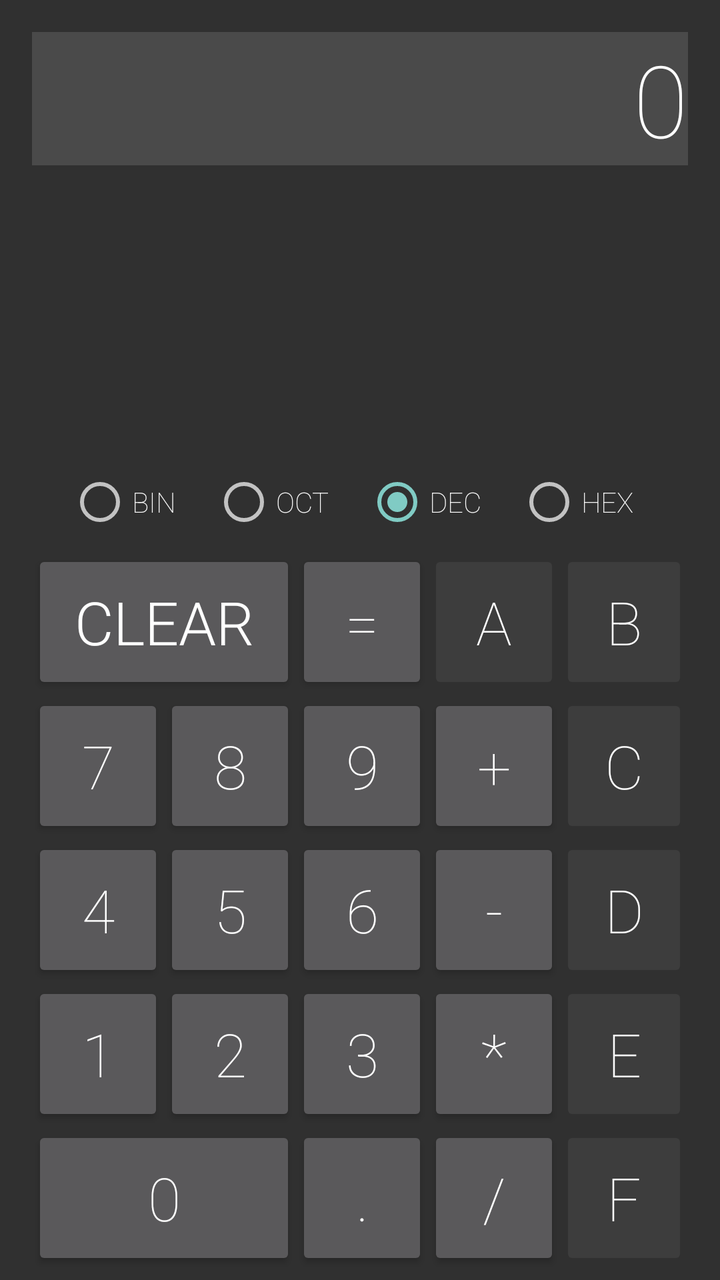
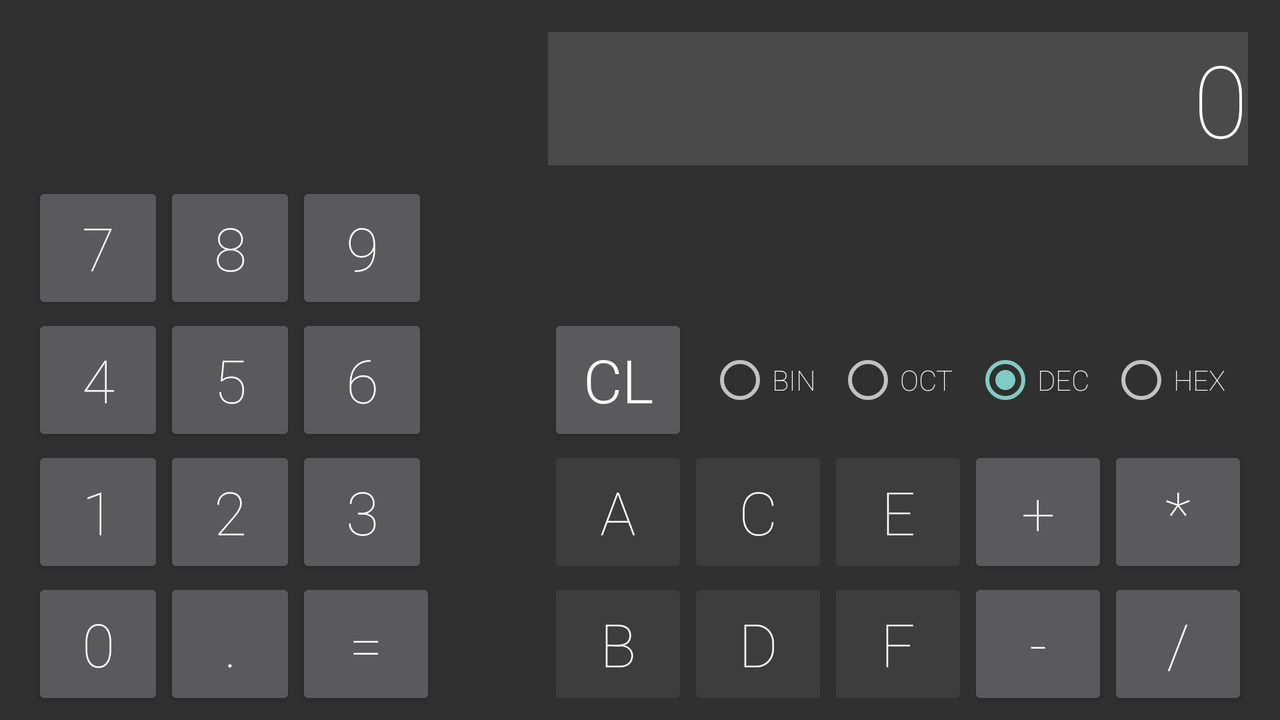

Two renders of one Android screen. The first uses the default layout on a phone; the second uses the alternative layout the repository ships for a different screen configuration, on a matching device. The two XML files are below.
<!-- AndroidManifest.xml: application theme AppTheme -->
<!-- res/layout/activity_numerical.xml -->
<RelativeLayout xmlns:android="http://schemas.android.com/apk/res/android"
    xmlns:tools="http://schemas.android.com/tools"
    android:layout_width="match_parent"
    android:layout_height="match_parent"
    android:paddingLeft="@dimen/activity_horizontal_margin"
    android:paddingRight="@dimen/activity_horizontal_margin"
    android:paddingTop="@dimen/activity_vertical_margin"
    android:paddingBottom="5dp"
    tools:context=".Numerical"
    android:clickable="true">

    <TextView
        android:layout_width="match_parent"
        android:layout_height="wrap_content"
        android:textAppearance="?android:attr/textAppearanceLarge"
        android:text="0"
        android:id="@+id/textView"
        android:layout_alignParentTop="true"
        android:layout_alignParentEnd="true"
        android:layout_alignParentStart="true"
        android:gravity="right"
        android:background="#ff4a4a4a"
        android:textSize="@dimen/text_height"
        android:editable="true"
        android:enabled="true"
        android:singleLine="true"
        android:fontFamily="sans-serif-thin"
        android:autoText="false"
        android:capitalize="none" />

    <Button
        android:layout_width="132dp"
        android:layout_height="72dp"
        android:text="0"
        android:id="@+id/button0"
        android:layout_alignParentBottom="true"
        android:layout_alignParentStart="true"
        android:textSize="@dimen/button_text_size"
        android:onClick="onClick"
        android:fontFamily="sans-serif-thin" />

    <Button
        android:layout_width="@dimen/button_width_small"
        android:layout_height="72dp"
        android:text="1"
        android:id="@+id/button1"
        android:layout_above="@+id/button0"
        android:layout_alignParentStart="true"
        android:textSize="@dimen/button_text_size"
        android:onClick="onClick"
        android:enabled="true"
        android:fontFamily="sans-serif-thin" />

    <Button
        android:layout_width="@dimen/button_width_small"
        android:layout_height="72dp"
        android:text="2"
        android:id="@+id/button2"
        android:layout_above="@+id/button0"
        android:layout_toEndOf="@+id/button1"
        android:textSize="@dimen/button_text_size"
        android:onClick="onClick"
        android:fontFamily="sans-serif-thin" />

    <Button
        android:layout_width="@dimen/button_width_small"
        android:layout_height="72dp"
        android:text="3"
        android:id="@+id/button3"
        android:layout_alignBottom="@+id/button2"
        android:layout_toEndOf="@+id/button2"
        android:textSize="@dimen/button_text_size"
        android:onClick="onClick"
        android:fontFamily="sans-serif-thin" />

    <Button
        android:layout_width="@dimen/button_width_small"
        android:layout_height="72dp"
        android:text="4"
        android:id="@+id/button4"
        android:layout_above="@+id/button1"
        android:layout_alignParentStart="true"
        android:textSize="@dimen/button_text_size"
        android:onClick="onClick"
        android:fontFamily="sans-serif-thin" />

    <Button
        android:layout_width="@dimen/button_width_small"
        android:layout_height="72dp"
        android:text="5"
        android:id="@+id/button5"
        android:layout_above="@+id/button1"
        android:layout_toEndOf="@+id/button1"
        android:textSize="@dimen/button_text_size"
        android:onClick="onClick"
        android:fontFamily="sans-serif-thin" />

    <Button
        android:layout_width="@dimen/button_width_small"
        android:layout_height="72dp"
        android:text="6"
        android:id="@+id/button6"
        android:layout_above="@+id/button2"
        android:layout_toEndOf="@+id/button2"
        android:textSize="@dimen/button_text_size"
        android:onClick="onClick"
        android:fontFamily="sans-serif-thin" />

    <Button
        android:layout_width="@dimen/button_width_small"
        android:layout_height="72dp"
        android:text="7"
        android:id="@+id/button7"
        android:layout_above="@+id/button4"
        android:layout_alignParentStart="true"
        android:textSize="@dimen/button_text_size"
        android:onClick="onClick"
        android:fontFamily="sans-serif-thin" />

    <Button
        android:layout_width="@dimen/button_width_small"
        android:layout_height="72dp"
        android:text="8"
        android:id="@+id/button8"
        android:layout_above="@+id/button4"
        android:layout_toEndOf="@+id/button7"
        android:textSize="@dimen/button_text_size"
        android:onClick="onClick"
        android:fontFamily="sans-serif-thin" />

    <Button
        android:layout_width="@dimen/button_width_small"
        android:layout_height="72dp"
        android:text="9"
        android:id="@+id/button9"
        android:layout_above="@+id/button5"
        android:layout_toEndOf="@+id/button8"
        android:textSize="@dimen/button_text_size"
        android:onClick="onClick"
        android:fontFamily="sans-serif-thin" />

    <Button
        android:layout_width="@dimen/button_width_small"
        android:layout_height="72dp"
        android:text="."
        android:id="@+id/button"
        android:layout_alignBottom="@+id/button0"
        android:layout_toEndOf="@+id/button0"
        android:textSize="@dimen/button_text_size"
        android:onClick="onClick"
        android:fontFamily="sans-serif-thin" />

    <Button
        android:layout_width="@dimen/button_width_small"
        android:layout_height="72dp"
        android:text="/"
        android:id="@+id/button_div"
        android:layout_alignBottom="@+id/button"
        android:layout_toEndOf="@+id/button"
        android:textSize="@dimen/button_text_size"
        android:onClick="onActionClick"
        android:fontFamily="sans-serif-thin" />

    <Button
        android:layout_width="@dimen/button_width_small"
        android:layout_height="72dp"
        android:text="*"
        android:id="@+id/button_mul"
        android:layout_above="@+id/button_div"
        android:layout_toEndOf="@+id/button3"
        android:textSize="@dimen/button_text_size"
        android:onClick="onActionClick"
        android:fontFamily="sans-serif-thin" />

    <Button
        android:layout_width="@dimen/button_width_small"
        android:layout_height="72dp"
        android:text="-"
        android:id="@+id/button_sub"
        android:layout_above="@+id/button3"
        android:layout_toEndOf="@+id/button3"
        android:textSize="@dimen/button_text_size"
        android:onClick="onActionClick"
        android:fontFamily="sans-serif-thin" />

    <Button
        android:layout_width="@dimen/button_width_small"
        android:layout_height="72dp"
        android:text="+"
        android:id="@+id/button_add"
        android:layout_above="@+id/button6"
        android:layout_toEndOf="@+id/button6"
        android:textSize="@dimen/button_text_size"
        android:onClick="onActionClick"
        android:fontFamily="sans-serif-thin" />

    <Button
        android:layout_width="132dp"
        android:layout_height="72dp"
        android:text="clear"
        android:id="@+id/button_clear"
        android:layout_above="@+id/button7"
        android:layout_alignParentStart="true"
        android:layout_toStartOf="@+id/button_add"
        android:textSize="@dimen/button_text_size"
        android:onClick="onClick"
        android:layout_alignEnd="@+id/button8"
        android:fontFamily="sans-serif-light" />

    <Button
        android:layout_width="@dimen/button_width_small"
        android:layout_height="72dp"
        android:text="="
        android:id="@+id/button_equal"
        android:textSize="@dimen/button_text_size"
        android:onClick="onActionClick"
        android:layout_above="@+id/button9"
        android:layout_toStartOf="@+id/button_add"
        android:fontFamily="sans-serif-thin" />

    <Button
        android:layout_width="@dimen/button_width_small"
        android:layout_height="72dp"
        android:text="F"
        android:id="@+id/button_F"
        android:textSize="@dimen/button_text_size"
        android:onClick="onClick"
        android:layout_alignParentBottom="true"
        android:layout_toEndOf="@+id/button_div"
        android:enabled="false"
        android:fontFamily="sans-serif-thin" />

    <Button
        android:layout_width="@dimen/button_width_small"
        android:layout_height="72dp"
        android:text="e"
        android:id="@+id/button_E"
        android:textSize="@dimen/button_text_size"
        android:onClick="onClick"
        android:layout_alignBottom="@+id/button_mul"
        android:layout_toEndOf="@+id/button_mul"
        android:enabled="false"
        android:fontFamily="sans-serif-thin" />

    <Button
        android:layout_width="@dimen/button_width_small"
        android:layout_height="72dp"
        android:text="d"
        android:id="@+id/button_D"
        android:textSize="@dimen/button_text_size"
        android:onClick="onClick"
        android:layout_above="@+id/button_mul"
        android:layout_toEndOf="@+id/button_mul"
        android:enabled="false"
        android:fontFamily="sans-serif-thin" />

    <Button
        android:layout_width="@dimen/button_width_small"
        android:layout_height="72dp"
        android:text="c"
        android:id="@+id/button_C"
        android:textSize="@dimen/button_text_size"
        android:onClick="onClick"
        android:layout_above="@+id/button_sub"
        android:layout_toEndOf="@+id/button_sub"
        android:enabled="false"
        android:fontFamily="sans-serif-thin" />

    <Button
        android:layout_width="@dimen/button_width_small"
        android:layout_height="72dp"
        android:text="b"
        android:id="@+id/button_B"
        android:textSize="@dimen/button_text_size"
        android:onClick="onClick"
        android:layout_above="@+id/button_add"
        android:layout_toEndOf="@+id/button_add"
        android:enabled="false"
        android:fontFamily="sans-serif-thin" />

    <Button
        android:layout_width="@dimen/button_width_small"
        android:layout_height="72dp"
        android:text="a"
        android:id="@+id/button_A"
        android:textSize="@dimen/button_text_size"
        android:onClick="onClick"
        android:layout_above="@+id/button_add"
        android:layout_alignStart="@+id/button_add"
        android:enabled="false"
        android:fontFamily="sans-serif-thin" />

    <RadioGroup
        android:layout_width="fill_parent"
        android:layout_height="40dp"
        android:orientation="horizontal"
        android:layout_above="@+id/button_clear"
        android:layout_alignParentEnd="true">

        <RadioButton
            android:layout_width="wrap_content"
            android:layout_height="wrap_content"
            android:text="BIN"
            android:id="@+id/radio_bin"
            android:layout_marginLeft="18dp"
            android:onClick="onRadioClick"
            android:fontFamily="sans-serif-thin" />

        <RadioButton
            android:layout_width="wrap_content"
            android:layout_height="wrap_content"
            android:text="OCT"
            android:id="@+id/radio_oct"
            android:layout_marginLeft="18dp"
            android:onClick="onRadioClick"
            android:fontFamily="sans-serif-thin" />

        <RadioButton
            android:layout_width="wrap_content"
            android:layout_height="wrap_content"
            android:text="DEC"
            android:id="@+id/radio_dec"
            android:checked="true"
            android:layout_marginLeft="18dp"
            android:onClick="onRadioClick"
            android:fontFamily="sans-serif-thin" />

        <RadioButton
            android:layout_width="wrap_content"
            android:layout_height="wrap_content"
            android:text="HEX"
            android:id="@+id/radio_hex"
            android:layout_marginLeft="18dp"
            android:onClick="onRadioClick"
            android:fontFamily="sans-serif-thin" />
    </RadioGroup>

</RelativeLayout>
<!-- resources referenced by this layout -->
<resources>
  <dimen name="activity_horizontal_margin">16dp</dimen>
  <dimen name="activity_vertical_margin">16dp</dimen>
  <dimen name="button_text_size">30dp</dimen>
  <dimen name="button_width_small">66dp</dimen>
  <dimen name="text_height">50dp</dimen>
  <!-- from res/values-v21/ -->
  <style name="AppTheme" parent="android:Theme.Material">
          <item name="android:colorPrimary">@color/primary</item>
          <item name="android:colorPrimaryDark">@color/primary_dark</item>
          <item name="android:textColorPrimary">@color/text</item>
          <item name="android:navigationBarColor">@color/navbar_color</item>
      </style>
  <color name="primary">#617d8b</color>
  <color name="primary_dark">#ff445962</color>
  <color name="text">#ffffff</color>
  <color name="navbar_color">#ff222222</color>
</resources>
<!-- res/layout-land/activity_numerical.xml (the repository's variant of the layout above) -->
<!-- drawn on the phone turned sideways -->
<RelativeLayout xmlns:android="http://schemas.android.com/apk/res/android"
    xmlns:tools="http://schemas.android.com/tools"
    android:layout_width="match_parent"
    android:layout_height="match_parent"
    android:paddingLeft="@dimen/activity_horizontal_margin"
    android:paddingRight="@dimen/activity_horizontal_margin"
    android:paddingTop="@dimen/activity_vertical_margin"
    android:paddingBottom="5dp"
    tools:context=".Numerical"
    android:clickable="true">

    <TextView
        android:layout_width="match_parent"
        android:layout_height="wrap_content"
        android:textAppearance="?android:attr/textAppearanceLarge"
        android:text="0"
        android:id="@+id/textView"
        android:layout_alignParentTop="true"
        android:layout_alignParentEnd="true"
        android:gravity="right"
        android:background="#ff4a4a4a"
        android:textSize="@dimen/text_height"
        android:editable="true"
        android:enabled="true"
        android:singleLine="true"
        android:fontFamily="sans-serif-thin"
        android:autoText="false"
        android:capitalize="none"
        android:layout_toEndOf="@+id/button6"
        android:layout_alignStart="@+id/button_clear" />

    <Button
        android:layout_width="132dp"
        android:layout_height="@dimen/button_height_small"
        android:text="0"
        android:id="@+id/button0"
        android:layout_alignParentBottom="true"
        android:layout_alignParentStart="true"
        android:textSize="@dimen/button_text_size"
        android:onClick="onClick"
        android:fontFamily="sans-serif-thin"
        android:layout_toStartOf="@+id/button2" />

    <Button
        android:layout_width="@dimen/button_width_small"
        android:layout_height="@dimen/button_height_small"
        android:text="1"
        android:id="@+id/button1"
        android:layout_above="@+id/button0"
        android:layout_alignParentStart="true"
        android:textSize="@dimen/button_text_size"
        android:onClick="onClick"
        android:enabled="true"
        android:fontFamily="sans-serif-thin" />

    <Button
        android:layout_width="@dimen/button_width_small"
        android:layout_height="@dimen/button_height_small"
        android:text="2"
        android:id="@+id/button2"
        android:layout_above="@+id/button0"
        android:layout_toEndOf="@+id/button1"
        android:textSize="@dimen/button_text_size"
        android:onClick="onClick"
        android:fontFamily="sans-serif-thin" />

    <Button
        android:layout_width="@dimen/button_width_small"
        android:layout_height="@dimen/button_height_small"
        android:text="3"
        android:id="@+id/button3"
        android:layout_alignBottom="@+id/button2"
        android:layout_toEndOf="@+id/button2"
        android:textSize="@dimen/button_text_size"
        android:onClick="onClick"
        android:fontFamily="sans-serif-thin" />

    <Button
        android:layout_width="@dimen/button_width_small"
        android:layout_height="@dimen/button_height_small"
        android:text="4"
        android:id="@+id/button4"
        android:layout_above="@+id/button1"
        android:layout_alignParentStart="true"
        android:textSize="@dimen/button_text_size"
        android:onClick="onClick"
        android:fontFamily="sans-serif-thin" />

    <Button
        android:layout_width="@dimen/button_width_small"
        android:layout_height="@dimen/button_height_small"
        android:text="5"
        android:id="@+id/button5"
        android:layout_above="@+id/button1"
        android:layout_toEndOf="@+id/button1"
        android:textSize="@dimen/button_text_size"
        android:onClick="onClick"
        android:fontFamily="sans-serif-thin" />

    <Button
        android:layout_width="@dimen/button_width_small"
        android:layout_height="@dimen/button_height_small"
        android:text="6"
        android:id="@+id/button6"
        android:layout_above="@+id/button2"
        android:layout_toEndOf="@+id/button2"
        android:textSize="@dimen/button_text_size"
        android:onClick="onClick"
        android:fontFamily="sans-serif-thin" />

    <Button
        android:layout_width="@dimen/button_width_small"
        android:layout_height="@dimen/button_height_small"
        android:text="7"
        android:id="@+id/button7"
        android:layout_above="@+id/button4"
        android:layout_alignParentStart="true"
        android:textSize="@dimen/button_text_size"
        android:onClick="onClick"
        android:fontFamily="sans-serif-thin" />

    <Button
        android:layout_width="@dimen/button_width_small"
        android:layout_height="@dimen/button_height_small"
        android:text="8"
        android:id="@+id/button8"
        android:layout_above="@+id/button4"
        android:layout_toEndOf="@+id/button7"
        android:textSize="@dimen/button_text_size"
        android:onClick="onClick"
        android:fontFamily="sans-serif-thin" />

    <Button
        android:layout_width="@dimen/button_width_small"
        android:layout_height="@dimen/button_height_small"
        android:text="9"
        android:id="@+id/button9"
        android:layout_above="@+id/button5"
        android:layout_toEndOf="@+id/button8"
        android:textSize="@dimen/button_text_size"
        android:onClick="onClick"
        android:fontFamily="sans-serif-thin" />

    <Button
        android:layout_width="@dimen/button_width_small"
        android:layout_height="@dimen/button_height_small"
        android:text="."
        android:id="@+id/button"
        android:layout_alignBottom="@+id/button0"
        android:layout_toEndOf="@+id/button0"
        android:textSize="@dimen/button_text_size"
        android:onClick="onClick"
        android:fontFamily="sans-serif-thin" />

    <Button
        android:layout_width="70dp"
        android:layout_height="@dimen/button_height_small"
        android:text="/"
        android:id="@+id/button_div"
        android:textSize="@dimen/button_text_size"
        android:onClick="onActionClick"
        android:fontFamily="sans-serif-thin"
        android:layout_alignParentBottom="true"
        android:layout_alignParentEnd="true" />

    <Button
        android:layout_width="70dp"
        android:layout_height="@dimen/button_height_small"
        android:text="*"
        android:id="@+id/button_mul"
        android:textSize="@dimen/button_text_size"
        android:onClick="onActionClick"
        android:fontFamily="sans-serif-thin"
        android:layout_above="@+id/button_div"
        android:layout_alignParentEnd="true" />

    <Button
        android:layout_width="70dp"
        android:layout_height="@dimen/button_height_small"
        android:text="-"
        android:id="@+id/button_sub"
        android:textSize="@dimen/button_text_size"
        android:onClick="onActionClick"
        android:fontFamily="sans-serif-thin"
        android:layout_alignParentBottom="true"
        android:layout_toStartOf="@+id/button_div" />

    <Button
        android:layout_width="70dp"
        android:layout_height="@dimen/button_height_small"
        android:text="+"
        android:id="@+id/button_add"
        android:textSize="@dimen/button_text_size"
        android:onClick="onActionClick"
        android:fontFamily="sans-serif-thin"
        android:layout_above="@+id/button_div"
        android:layout_toStartOf="@+id/button_mul" />

    <Button
        android:layout_width="70dp"
        android:layout_height="@dimen/button_height_small"
        android:text="cl"
        android:id="@+id/button_clear"
        android:textSize="@dimen/button_text_size"
        android:onClick="onClick"
        android:fontFamily="sans-serif-light"
        android:layout_above="@+id/button_E"
        android:layout_alignStart="@+id/button_A"
        android:layout_toStartOf="@+id/button_C" />

    <Button
        android:layout_width="70dp"
        android:layout_height="@dimen/button_height_small"
        android:text="="
        android:id="@+id/button_equal"
        android:textSize="@dimen/button_text_size"
        android:onClick="onActionClick"
        android:fontFamily="sans-serif-thin"
        android:layout_below="@+id/button3"
        android:layout_alignStart="@+id/button3" />

    <Button
        android:layout_width="70dp"
        android:layout_height="@dimen/button_height_small"
        android:text="F"
        android:id="@+id/button_F"
        android:textSize="@dimen/button_text_size"
        android:onClick="onClick"
        android:enabled="false"
        android:fontFamily="sans-serif-thin"
        android:layout_below="@+id/button_add"
        android:layout_toStartOf="@+id/button_sub" />

    <Button
        android:layout_width="70dp"
        android:layout_height="@dimen/button_height_small"
        android:text="e"
        android:id="@+id/button_E"
        android:textSize="@dimen/button_text_size"
        android:onClick="onClick"
        android:enabled="false"
        android:fontFamily="sans-serif-thin"
        android:layout_above="@+id/button_F"
        android:layout_alignEnd="@+id/button_F" />

    <Button
        android:layout_width="70dp"
        android:layout_height="@dimen/button_height_small"
        android:text="d"
        android:id="@+id/button_D"
        android:textSize="@dimen/button_text_size"
        android:onClick="onClick"
        android:enabled="false"
        android:fontFamily="sans-serif-thin"
        android:layout_alignParentBottom="true"
        android:layout_toStartOf="@+id/button_F" />

    <Button
        android:layout_width="70dp"
        android:layout_height="@dimen/button_height_small"
        android:text="c"
        android:id="@+id/button_C"
        android:textSize="@dimen/button_text_size"
        android:onClick="onClick"
        android:enabled="false"
        android:fontFamily="sans-serif-thin"
        android:layout_above="@+id/button_F"
        android:layout_toStartOf="@+id/button_F" />

    <Button
        android:layout_width="70dp"
        android:layout_height="@dimen/button_height_small"
        android:text="b"
        android:id="@+id/button_B"
        android:textSize="@dimen/button_text_size"
        android:onClick="onClick"
        android:enabled="false"
        android:fontFamily="sans-serif-thin"
        android:layout_below="@+id/button_C"
        android:layout_toStartOf="@+id/button_D" />

    <Button
        android:layout_width="70dp"
        android:layout_height="@dimen/button_height_small"
        android:text="a"
        android:id="@+id/button_A"
        android:textSize="@dimen/button_text_size"
        android:onClick="onClick"
        android:enabled="false"
        android:fontFamily="sans-serif-thin"
        android:layout_above="@+id/button_B"
        android:layout_alignStart="@+id/button_B" />

    <RadioGroup
        android:layout_width="fill_parent"
        android:layout_height="40dp"
        android:orientation="horizontal"
        android:layout_alignBottom="@+id/button6"
        android:layout_alignParentEnd="true"
        android:layout_toEndOf="@+id/button_clear"
        android:layout_alignTop="@+id/button_clear">

        <RadioButton
            android:layout_width="wrap_content"
            android:layout_height="@dimen/button_height_small"
            android:text="BIN"
            android:id="@+id/radio_bin"
            android:onClick="onRadioClick"
            android:fontFamily="sans-serif-thin"
            android:layout_marginLeft="10dp" />

        <RadioButton
            android:layout_width="wrap_content"
            android:layout_height="@dimen/button_height_small"
            android:text="OCT"
            android:id="@+id/radio_oct"
            android:onClick="onRadioClick"
            android:fontFamily="sans-serif-thin"
            android:layout_marginLeft="10dp" />

        <RadioButton
            android:layout_width="wrap_content"
            android:layout_height="@dimen/button_height_small"
            android:text="DEC"
            android:id="@+id/radio_dec"
            android:checked="true"
            android:onClick="onRadioClick"
            android:fontFamily="sans-serif-thin"
            android:layout_marginLeft="10dp" />

        <RadioButton
            android:layout_width="wrap_content"
            android:layout_height="@dimen/button_height_small"
            android:text="HEX"
            android:id="@+id/radio_hex"
            android:onClick="onRadioClick"
            android:fontFamily="sans-serif-thin"
            android:layout_marginLeft="10dp" />
    </RadioGroup>

</RelativeLayout>
<!-- resources referenced by the variant -->
<!-- as the phone turned sideways resolves them -->
<resources>
  <dimen name="activity_horizontal_margin">16dp</dimen>
  <dimen name="activity_vertical_margin">16dp</dimen>
  <dimen name="button_height_small">66dp</dimen>
  <dimen name="button_text_size">30dp</dimen>
  <dimen name="button_width_small">66dp</dimen>
  <dimen name="text_height">50dp</dimen>
  <!-- from res/values-v21/ -->
  <style name="AppTheme" parent="android:Theme.Material">
          <item name="android:colorPrimary">@color/primary</item>
          <item name="android:colorPrimaryDark">@color/primary_dark</item>
          <item name="android:textColorPrimary">@color/text</item>
          <item name="android:navigationBarColor">@color/navbar_color</item>
      </style>
  <color name="primary">#617d8b</color>
  <color name="primary_dark">#ff445962</color>
  <color name="text">#ffffff</color>
  <color name="navbar_color">#ff222222</color>
</resources>
